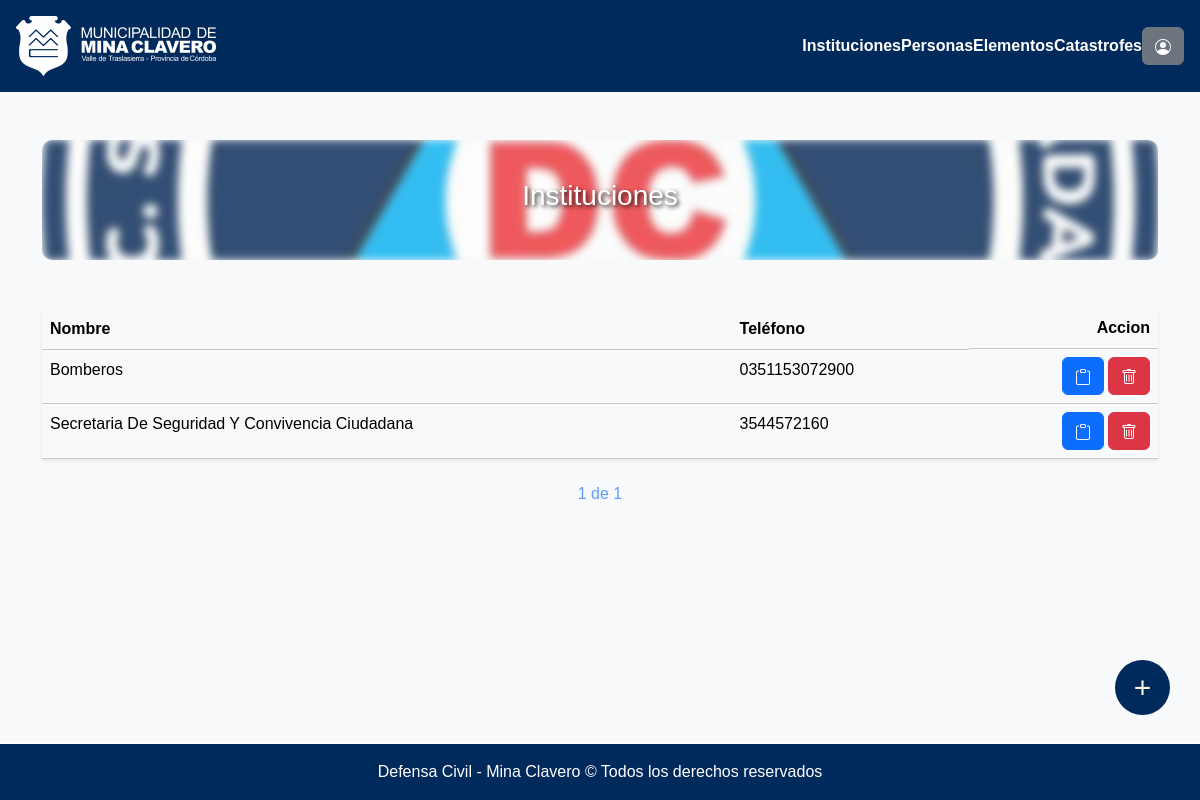
Before: /instituciones/ (signed in) with the older database file.
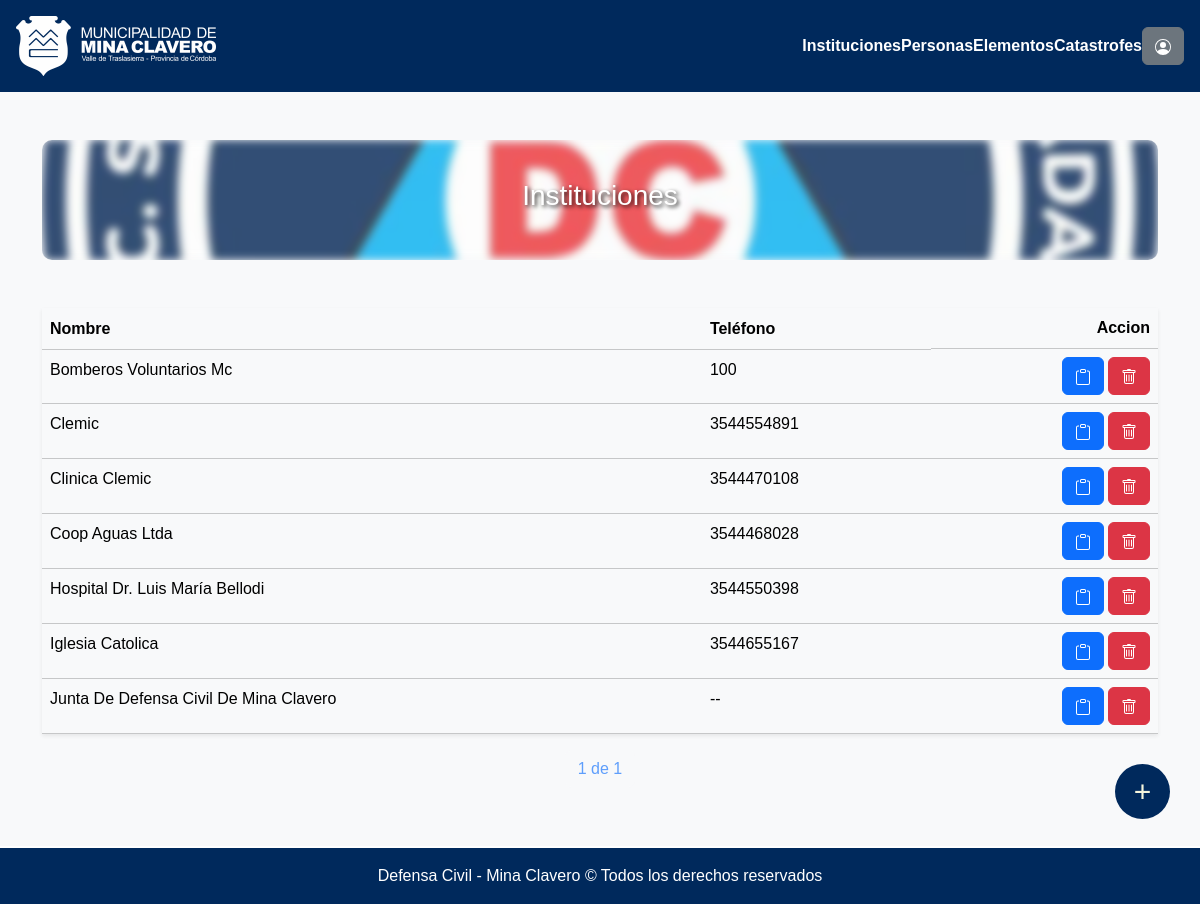
After: the same page with the newer database file.
### seguridadVial/models.py (models this page shows, shortened)
class Institucion(models.Model):
    nombre = models.CharField(max_length=120)
    descripcion = models.CharField(max_length=240)
    direccion = models.CharField(max_length=120, default="", null=True, blank=True)
    email = models.CharField(max_length=120, default="", null=True, blank=True)
    telefono = models.CharField(max_length=30, default="",null=True, blank=True)

### seguridadVial/views.py (the view)
# urls.py: path("instituciones/", login_required(permission_required('seguridadVial.view_institucion')(views.ListaInstitucion.as_view())), name="listaInstituciones"),
class ListaInstitucion(ListView):
    model = Institucion
    template_name = os.path.join("defensaCivil", "listas", "listaInstituciones.html")
    context_object_name = 'instituciones'
    paginate_by = 7
    def get_queryset(self):
        return Institucion.objects.all().order_by('nombre')

### municipalidad/templates/defensaCivil/listas/listaInstituciones.html (shortened to what this page needs)
{% extends "defensaCivil/base.html" %}
{% load static %}
{% block contenido %}
<div class="container mt-5">
  <div class="cont mb-5">
    <h1 class="titulo fs-3 fs-md-2 fs-lg-1">Instituciones</h1>
  </div>
    <table class="table table-light shadow-sm mt-2">
        <thead class="bg-light">
          <tr>
            <th scope="col">Nombre</th>
            <th scope="col" class="d-none d-md-table-cell">Teléfono</th>
            <th scope="col" class="d-flex justify-content-end">Accion</th>
          </tr>
        </thead>
        <tbody>
          {% for i in instituciones %}
            {% if i.nombre != "institucion" %}
              <tr>
                <td style="cursor: pointer;" onclick="window.location.href='{% url 'modificarInstitucion' i.id %}'">{{ i.nombre | title}}</td>
                <td style="cursor: pointer;" class="d-none d-md-table-cell" onclick="window.location.href='{% url 'modificarInstitucion' i.id %}'">{{ i.telefono |default_if_none:"--" }}</td>
                <td class="d-none d-lg-table-cell">
                  <div class="d-flex justify-content-end align-items-center">
                      <a class="btn btn-sm- btn-primary" href="{% url 'institucionDetalle' i.id %}">
                      </a>
                      <a class="btn btn-danger ms-1" href="{% url 'borrarInstitucion' i.id %}">
                      </a>
                  </div>
                </td>
              </tr>
            {% endif %}
          {% endfor %}
        </tbody>
    </table>
    <div class="pagination justify-content-center">
        <span class="current-page btn btn-outline-light disabled text-primary mb-3">
            {{ page_obj.number }} de {{ page_obj.paginator.num_pages }}
        </span>
    </div>
    <a href={% url "nuevaInstitucion" %} class="customButton">+</a>
</div>
{% endblock %}

Changed rows visible on the page:
changed Institucion: nombre "Bomberos" → "Bomberos Voluntarios Mc"; telefono "0351153072900" → "100"
added Institucion: nombre "Clemic", telefono "3544554891"
added Institucion: nombre "Clinica Clemic", telefono "3544470108"
added Institucion: nombre "Coop Aguas Ltda", telefono "3544468028"
added Institucion: nombre "Hospital Dr. Luis María Bellodi", telefono "3544550398"
added Institucion: nombre "Iglesia Catolica", telefono "3544655167"
changed Institucion: nombre "Secretaria De Seguridad Y Convivencia Ciudadana" → "Junta De Defensa Civil De Mina Clavero"; telefono "3544572160" → "--"
